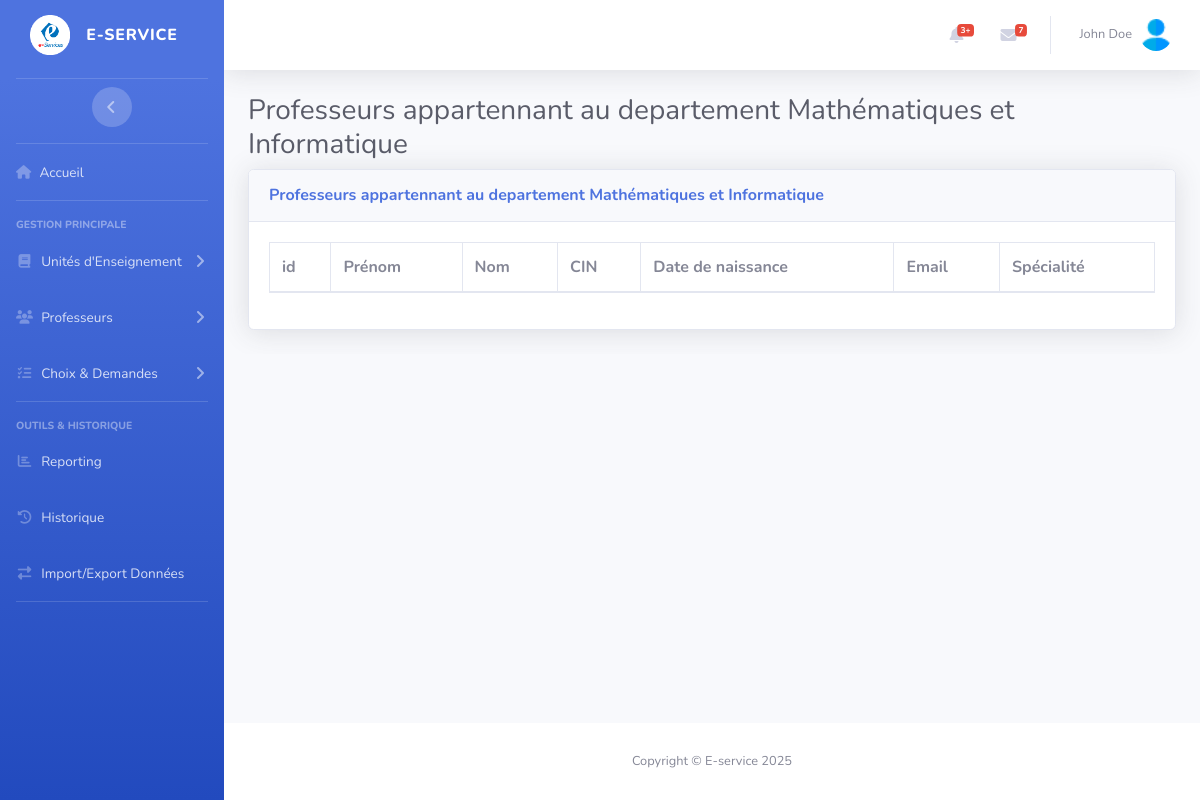
/Views/ChefViews/liste_professeurs.php (signed in), run on an earlier commit of the app's database.
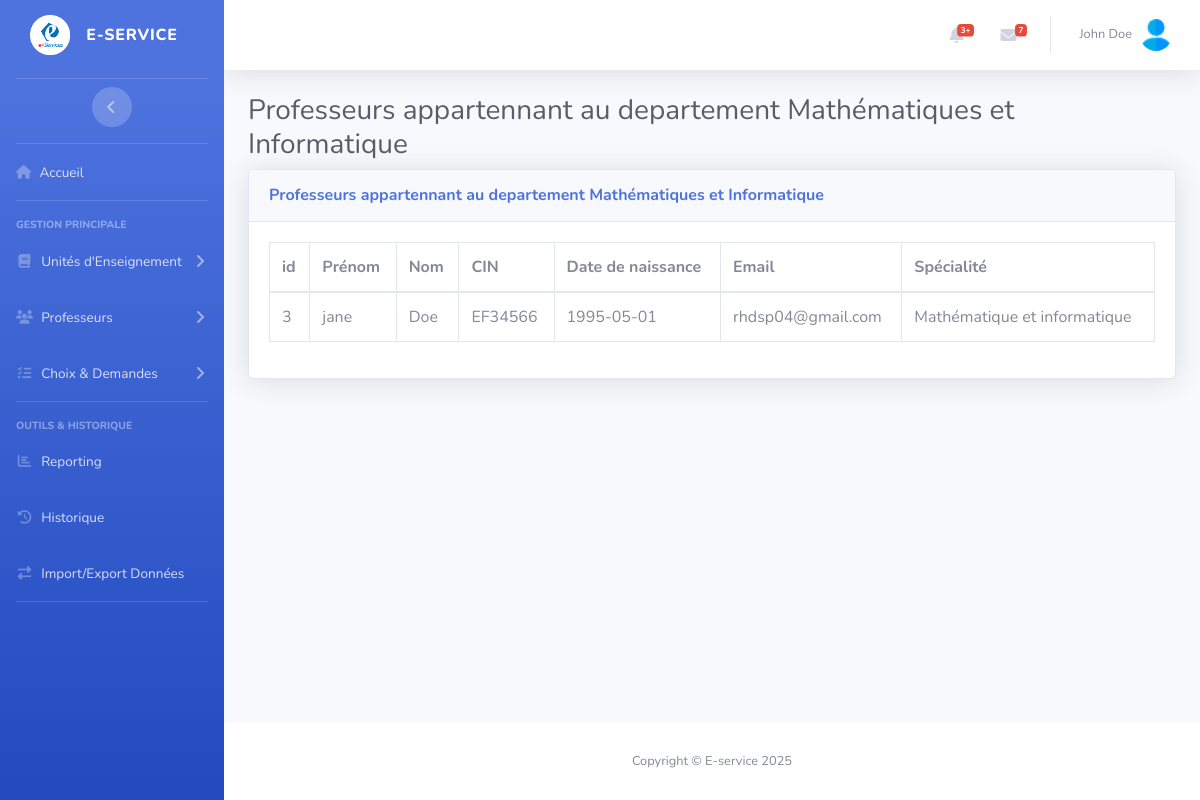
And on a later commit of the database.
### tables this page shows
CREATE TABLE `utilisateurs` (
  `id` int(11) NOT NULL,
  `firstName` varchar(50) NOT NULL,
  `lastName` varchar(75) NOT NULL,
  `CIN` varchar(10) NOT NULL,
  `Birthdate` date NOT NULL,
  `email` varchar(50) NOT NULL,
  `password` varchar(255) NOT NULL,
  `speciality` varchar(70) NOT NULL,
  `id_departement` int(11) NOT NULL,
  `creation_date` datetime NOT NULL DEFAULT current_timestamp(),
  `must_change_password` tinyint(1) DEFAULT 1
);

### Model/database.php (called while the page is built, shortened)
<?php
    function dataBaseConnection(){
        try{
            $pdo=new PDO('mysql:host=localhost;dbname=EserviceDB;port=3306;charset=utf8','root','',array(PDO::ATTR_ERRMODE=>PDO::ERRMODE_EXCEPTION));
        }catch(Exception $e){
            echo $e->getMessage();
        }
        return $pdo;
    }
    function GetFromDb($query,$values,$fetchAll=true){
        try {
            $pdo=dataBaseConnection();
            $stmt=$pdo->prepare($query);
            if (is_array($values)){
                $stmt->execute($values);
            }else{
                $stmt->execute([$values]);
            }
            if($fetchAll){
                $data=$stmt->fetchAll(PDO::FETCH_ASSOC);
            }else{
                $data=$stmt->fetch(PDO::FETCH_ASSOC);
            }
                return $data;
        } catch (Exception $e) {
            error_log("Error : " . $e->getMessage());
            return false;
        }
    }

### Views/ChefViews/liste_professeurs.php (the view, shortened to what this page needs)
<?php
    $data=GetFromDb("SELECT * FROM utilisateurs WHERE id=? ;",$_SESSION['id'],false);
    $department = GetFromDb("SELECT * FROM departement WHERE id=? ;",$data['id_departement'],false);
    $professeurs = GetFromDb("SELECT
                                u.id,
                                u.firstName,
                                u.lastName,
                                u.CIN,
                                u.Birthdate,
                                u.email,
                                u.speciality
                                FROM utilisateurs u
                                JOIN userroles r
                                ON u.id=r.user_id
                                WHERE u.id_departement=? AND r.role_id=2 AND u.id!=? ;",[$data['id_departement'],$data['id']]);
?>
    <div id="wrapper">
    <?php require_once "../include/navBars/ChefNav.php";?>
    <?php require_once "../include/header.php";?>
        <div id="content-wrapper" class="d-flex flex-column">
            <div id="content">
                <div class="container-fluid">
                    <h1 class="h3 mb-2 text-gray-800">
                        Professeurs appartennant au departement
                        <?php echo ($department && isset($department['departement_name'])) ? $department['departement_name'] : ''; ?>
                    </h1>
                    <div class="card shadow mb-4">
                        <div class="card-header py-3 d-flex justify-content-between align-items-center">
                            <h6 class="m-0 font-weight-bold text-primary">
                                Professeurs appartennant au departement
                                <?php echo ($department && isset($department['departement_name'])) ? $department['departement_name'] : ''; ?>
                            </h6>
                        </div>
                        <div class="card-body">
                            <div class="table-responsive">
                                <table class="table table-bordered" id="dataTable" width="100%" cellspacing="0">
                                    <thead>
                                        <tr>
                                            <th>id</th>
                                            <th>Prénom</th>
                                            <th>Nom</th>
                                            <th>CIN</th>
                                            <th>Date de naissance</th>
                                            <th>Email</th>
                                            <th>Spécialité</th>
                                        </tr>
                                    </thead>
                                    <tbody>
                                    <?php foreach($professeurs as $prof){ ?>
                                        <tr>
                                            <td><?php echo $prof['id'];?></td>
                                            <td><?php echo $prof['firstName'];?></td>
                                            <td><?php echo $prof['lastName'];?></td>
                                            <td><?php echo $prof['CIN'];?></td>
                                            <td><?php echo $prof['Birthdate'];?></td>
                                            <td><?php echo $prof['email'];?></td>
                                            <td><?php echo $prof['speciality'];?></td>
                                        </tr>
                                       <?php }?>
                                    </tbody>
                                </table>
                            </div>
                        </div>
                    </div>
                </div>
            </div>
        </div>
    </div>
    <?php require_once "../include/footer.php";?>
<?php
    include_once "../dashboards.php";
?>

What changed in the data, as far as the page shows it:
added utilisateurs: id "3", firstName "jane", lastName "Doe", CIN "EF34566", Birthdate "1995-05-01", email "rhdsp04@gmail.com", speciality "Mathématique et informatique"
